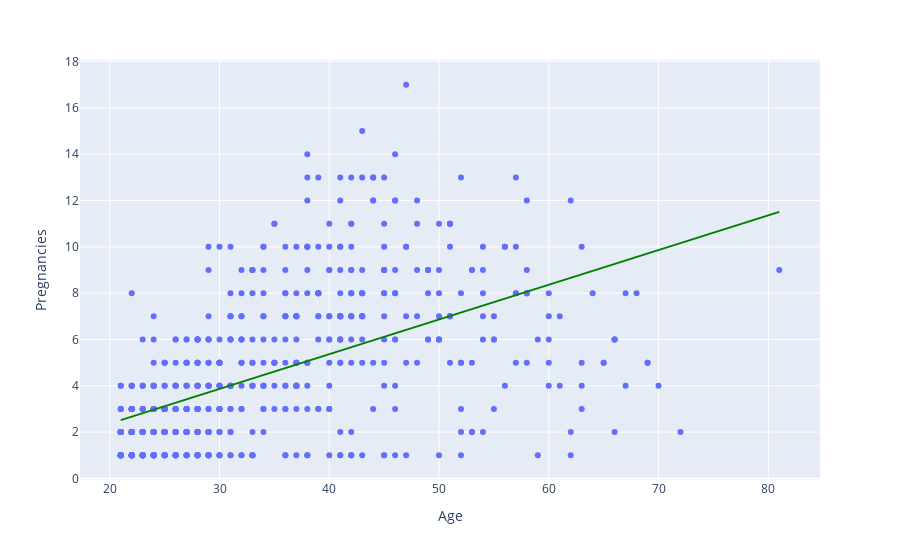

The cell this chart's notebook holds for it:
### Markdown cell above
#### Age - Pregnancies

### Code cell
df_clean = df_ori.copy()
df_clean.loc[df_clean['Age'] == 0, 'Age'] = np.nan
df_clean.loc[df_clean['Pregnancies'] == 0, 'Pregnancies'] = np.nan

df_clean = df_clean.dropna(subset=['Age', 'Pregnancies'])

fig = px.scatter(df_clean, 
                 x='Age', 
                 y='Pregnancies',
                 trendline="ols",
                 trendline_color_override="green")
fig.show()

### Figure 1 — Plotly figure (JSON) as saved in the notebook; plotly's stock layout.template omitted (floating-point values rounded to 4 significant figures; data arrays with more than 128 entries replaced by an {"elided": "..."} marker saying what was removed)
{"data": [{"hovertemplate": "Age=%{x}<br>Pregnancies=%{y}<extra></extra>", "legendgroup": "", "marker": {"color": "#636efa", "symbol": "circle"}, "mode": "markers", "name": "", "orientation": "v", "showlegend": false, "type": "scatter", "x": {"elided": "657 int values"}, "xaxis": "x", "y": {"elided": "657 int values"}, "yaxis": "y"}, {"hovertemplate": "<b>OLS trendline</b><br>Pregnancies = 0.149865 * Age + -0.629699<br>R<sup>2</sup>=0.303078<br><br>Age=%{x}<br>Pregnancies=%{y} <b>(trend)</b><extra></extra>", "legendgroup": "", "line": {"color": "green"}, "marker": {"color": "#636efa", "symbol": "circle"}, "mode": "lines", "name": "", "showlegend": false, "type": "scatter", "x": {"elided": "657 int values"}, "xaxis": "x", "y": {"elided": "657 float values"}, "yaxis": "y"}], "layout": {"legend": {"tracegroupgap": 0}, "margin": {"t": 60}, "xaxis": {"anchor": "y", "domain": [0, 1], "title": {"text": "Age"}}, "yaxis": {"anchor": "x", "domain": [0, 1], "title": {"text": "Pregnancies"}}}}
